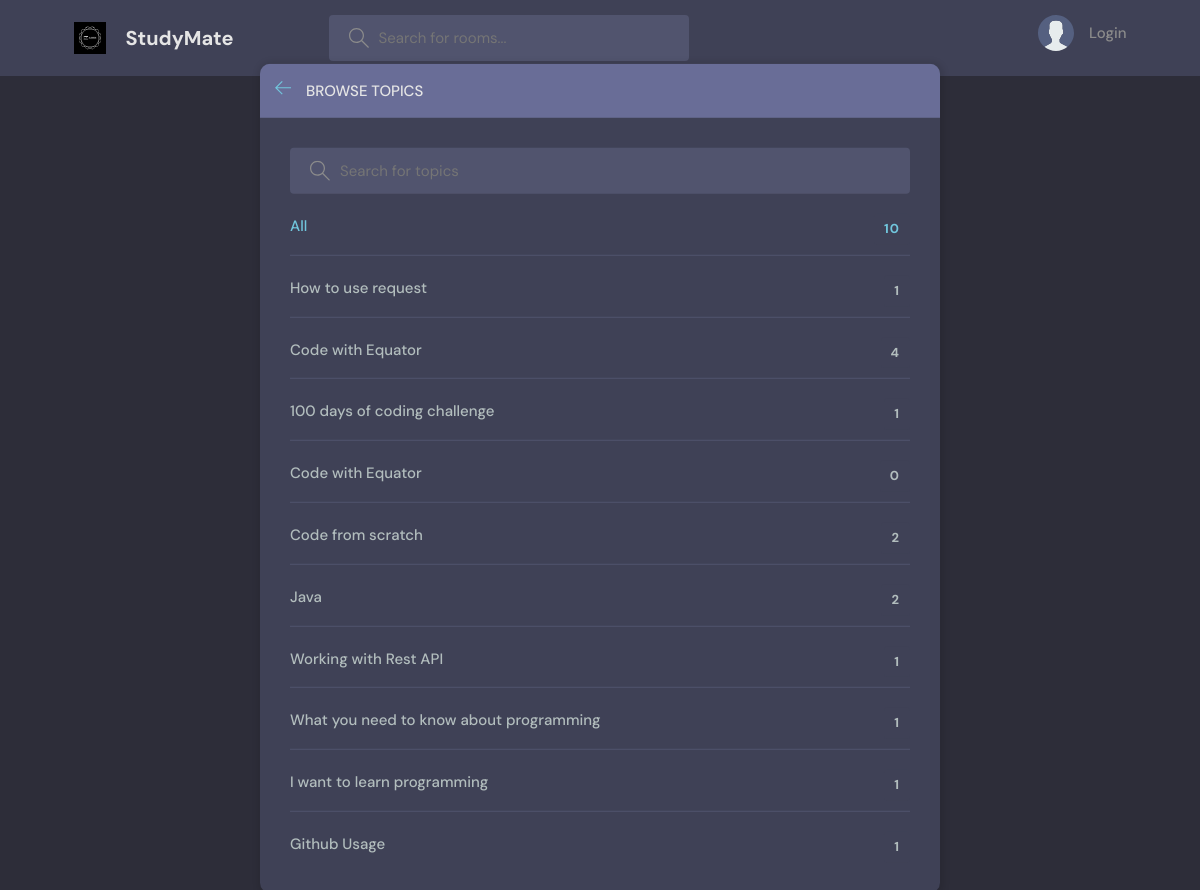
Page /topics/ on the committed database.
### page/models.py (models this page shows, shortened)
class Topic(models.Model):
    name = models.CharField(max_length=100)

### page/views.py (the view)
# urls.py: path('topics/', views.topicsPage, name="topics"),
def topicsPage(request):
     q = request.GET.get('q') if request.GET.get('q') != None else ""
     topics = Topic.objects.filter(name__icontains=q)
     return render(request, "page/topics.html", {'topics': topics})

### page/templates/page/topics.html (shortened to what this page needs)
{% extends 'main.html' %} {% block content %}
<main class="create-room layout">
  <div class="container">
    <div class="layout__box">
      <div class="layout__boxHeader">
        <div class="layout__boxTitle">
          <a href="{% url 'index' %}">
            <svg
              version="1.1"
              xmlns="http://www.w3.org/2000/svg"
              width="32"
              height="32"
              viewBox="0 0 32 32"
            >
              <title>arrow-left</title>
              <path
                d="M13.723 2.286l-13.723 13.714 13.719 13.714 1.616-1.611-10.96-10.96h27.625v-2.286h-27.625l10.965-10.965-1.616-1.607z"
              ></path>
            </svg>
          </a>
          <h3>Browse Topics</h3>
        </div>
      </div>
      <div class="topics-page layout__body">
        <form action="" method="GET" class="header__search">
          <label>
            <input name="q" placeholder="Search for topics" />
          </label>
        </form>
        <ul class="topics__list">
          <li>
            <a href="{% url 'topics' %}" class="active"
              >All <span>{{topics.count}}</span></a
            >
          </li>
          {% for topic in topics %}
          <li>
            <a href="{% url 'index' %}?q={{topic.name}}"
              >{{ topic.name }} <span>{{topic.room_set.all.count}}</span></a
            >
          </li>
          {% endfor %}
        </ul>
      </div>
    </div>
  </div>
</main>
{% endblock content %}

### templates/main.html (shortened to what this page needs)
<!DOCTYPE html>
{% load static %}
<html lang="en">
  <head>
    <link rel="stylesheet" href="{% static 'css/style.css' %}" />
  </head>
  <body>
    {% include "navbar.html" %}  {% block content %} {% endblock %}
  </body>
</html>

### templates/navbar.html (shortened to what this page needs)
{% load static %}
<header class="header header--loggedIn">
  <div class="container">
    <a href="{% url 'index' %}" class="header__logo">
      <img src="{% static 'images/logo-white.svg' %}" />
      <h1>StudyMate</h1>
    </a>
    <form class="header__search" method="GET" action="{% url 'index' %}">
      <label>
        <input type="text" name="q" placeholder="Search for rooms..." />
      </label>
    </form>
    <nav class="header__menu">
      {% if request.user.is_authenticated %}
      <div class="header__user">
        <a href="{% url 'user-profile' user.id %}">
          <div class="avatar avatar--medium active">
            <img src="https://randomuser.me/api/portraits/men/37.jpg" />
          </div>
          <p>
            {{ request.user.username }}<span>@{{ request.user.username }}</span>
          </p>
        </a>
        <button class="dropdown-button">
          <svg
            version="1.1"
            xmlns="http://www.w3.org/2000/svg"
            width="32"
            height="32"
            viewBox="0 0 32 32"
          >
            <title>chevron-down</title>
            <path d="M16 21l-13-13h-3l16 16 16-16h-3l-13 13z"></path>
          </svg>
        </button>
      </div>
      {% else %}
      <a href="{% url 'login' %}">
        <img src="{% static 'images/avatar.svg' %}" />
        <p>Login</p>
      </a>
      {% endif %}
    </nav>
  </div>
</header>

### static/css/style.css (style rules this page uses)
:root { --color-main: #71c6dd; --color-main-light: #e1f6fb; --color-dark: #3f4156; --color-dark-medium: #51546e; --color-dark-light: #696d97; --color-light: #e5e5e5; --color-gray: #8b8b8b; --color-light-gray: #b2bdbd; --color-bg: #2d2d39; --color-success: #5dd693; --color-error: #fc4b0b; }
* { font-family: "DM Sans", -apple-system, BlinkMacSystemFont, "Segoe UI", Roboto, Oxygen, Ubuntu, Cantarell, "Open Sans", "Helvetica Neue", sans-serif; margin: 0; padding: 0; box-sizing: border-box; text-rendering: optimizeLegibility; font-size: inherit; }
html { font-size: 56.25%; }
@media only screen and (min-width: 1200px) { html { font-size: 62.5%; } }
body { line-height: 1.6; font-weight: 400; font-size: 1.5rem; color: var(--color-light-gray); background-color: var(--color-bg); min-height: 100vh; }
img { width: 100%; }
a { display: inline-block; color: var(--color-main); text-decoration: none; }
.container { max-width: 120rem; width: 90%; margin: auto; }
.header { padding: 1.5rem; background-color: var(--color-dark); }
.header > .container { display: flex; gap: 9.5rem; }
.header__logo, .header__user { display: flex; gap: 2rem; align-items: center; }
.header__logo > img { height: 3.2rem; width: 3.2rem; }
.header__logo > h1 { font-weight: 700; font-size: 2rem; color: var(--color-light); }
.header__search > label { background-color: var(--color-dark-medium); padding: 1.3rem 1rem; display: flex; align-items: center; gap: 1rem; border-radius: 4px; }
.header__search svg { fill: var(--color-gray); width: 2rem; height: 2rem; margin-left: 1rem; }
.header__search input { width: 30rem; background: transparent; border: none; outline: none; color: var(--color-light); }
.header__menu { margin-left: auto; position: relative; }
.header__menu a { display: flex; gap: 1.5rem; align-items: center; font-weight: 500; text-decoration: none; color: var(--color-gray); }
.header__menu img { height: 3.6rem; }
.header__menu p { line-height: 1.2; }
.layout { margin-top: 2.4rem; }
.layout > .container { display: flex; justify-content: space-between; align-items: flex-start; }
.layout__box { width: 90%; max-width: 48rem; min-height: 40rem; position: absolute; top: 50%; left: 50%; transform: translate(-50%, -46%); background-color: var(--color-dark); border-radius: 1rem; box-shadow: 1px 1px 6px 3px rgba(0, 0, 0, 0.1); overflow: hidden; }
.layout__boxHeader { display: flex; padding: 1.5rem; background-color: var(--color-dark-light); }
.layout__boxTitle { display: flex; gap: 1.5rem; align-items: center; }
.layout__boxTitle h3 { text-transform: uppercase; font-weight: 500; color: var(--color-light); }
.layout__boxTitle svg { width: 1.6rem; height: 1.6rem; fill: var(--color-main); }
.layout__body { margin: 3rem; }
.topics__list { list-style: none; }
.topics__list li a { display: flex; justify-content: space-between; margin-bottom: 3rem; font-weight: 500; color: var(--color-light-gray); transition: all 0.3s ease-in-out; }
.topics__list li a.active, .topics__list li a:hover { color: var(--color-main); }
.topics__list li a span { padding: 0.5rem 1rem; background-color: var(--color-dark); border-radius: 3px; font-size: 1.3rem; font-weight: 700; letter-spacing: 1px; }
.topics-page .topics__list li:not(:last-child) a { margin: 2rem 0; padding-bottom: 1rem; text-decoration: none; border-bottom: 1px solid var(--color-dark-medium); }
.topics-page .header__search { display: block; }
.create-room.layout .layout__box { max-width: 68rem; }

### rows in the picture
Topic: name "How to use request", room_set.all.count "1"
Topic: name "Code with Equator", room_set.all.count "4"
Topic: name "100 days of coding challenge", room_set.all.count "1"
Topic: name "Code with Equator", room_set.all.count "0"
Topic: name "Code from scratch", room_set.all.count "2"
Topic: name "Java", room_set.all.count "2"
Topic: name "Working with Rest API", room_set.all.count "1"
Topic: name "What you need to know about programming", room_set.all.count "1"
Topic: name "I want to learn programming", room_set.all.count "1"
Topic: name "Github Usage", room_set.all.count "1"

### other values in the picture
{{ topics.count }} "10"
